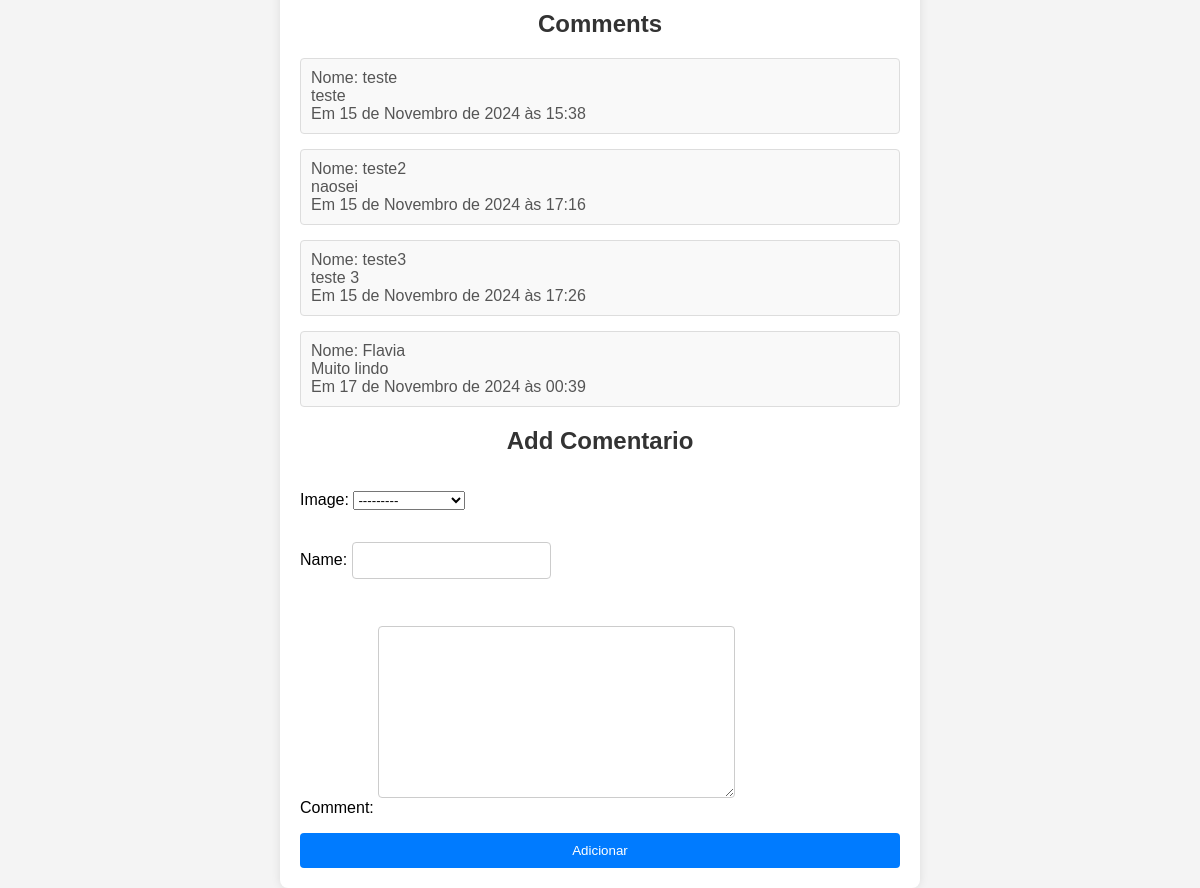
Page /inicio/list/1 on the committed database.
### Galeria/models.py (models this page shows, shortened)
class Comment(models.Model):
    image = models.ForeignKey(Image, related_name='comments' ,on_delete=models.CASCADE)
    name = models.CharField(max_length=255, blank=False)
    comment = models.TextField()
    created_at = models.DateTimeField(auto_now_add=True)

### Galeria/views.py (the view)
# urls.py: path('inicio/list/<int:pk>', image_detail, name='image_detail'),
def image_detail(request, pk):
    image = Image.objects.get(pk=pk)
    comments = image.comments.all()
    new_comment = None
    if request.method == "POST":
        comment_form = CommentForm(request.POST)
        if comment_form.is_valid():
            new_comment = comment_form.save(commit=False)
            new_comment.image = image
            new_comment.save()
            return redirect("image_detail", pk=image.pk )
    else:
        comment_form= CommentForm()
    return render(request, 'Galeria/image_detail.html', {
        "image": image,
        'comments': comments,
        'new_comment': new_comment,
        'comment_form': comment_form
        })

### Galeria/forms.py
class CommentForm(forms.ModelForm):
    class Meta:
        model = Comment
        fields = ('image', 'name' ,'comment')

### Galeria/models.py (called while the page is built)
    def __str__(self):
        return self.title

### Galeria/templates/Galeria/image_detail.html (shortened to what this page needs)
<!DOCTYPE html>
<html lang="en">
<head>
    {% load static %}
    <link rel="stylesheet" type='text/css' href="{% static '../static/comment.css'%}">
</head>
<body>
    <div class='container'>
    <h1>{{image.title}}
    <h2>Comments</h2>
    <ul class='gallery-items'>
        {%for comment in comments%}
        <li>
            <p>Nome: {{comment.name}}</p>
            <p>{{comment.comment}}</p>
            <p>Em {{comment.created_at}}</p>
        </li>
        {% endfor %}
    </ul>
    <h2>Add Comentario</h2>
    <form method='post'>
        {{comment_form.as_p}}
        <button type='submit'>Adicionar</button>
    </form>
</div>
</body>
</html>

### Galeria/static/comment.css (style rules this page uses)
body { font-family: Arial, sans-serif; background-color: #f4f4f4; margin: 0; padding: 0; display: flex; justify-content: center; align-items: center; height: 100vh; }
.container { background: #fff; padding: 20px; border-radius: 8px; box-shadow: 0 0 10px rgba(0,0,0,0.1); width: 50%; max-width: 800px; }
h1, h2 { color: #333; margin-bottom: 20px; text-align: center; }
ul { list-style-type: none; padding: 0; }
ul li { background: #f9f9f9; margin-bottom: 15px; padding: 10px; border: 1px solid #ddd; border-radius: 4px; }
ul li p { margin: 0; color: #555; }
form { display: flex; flex-direction: column; }
form input[type="text"], form textarea { margin-bottom: 15px; padding: 10px; border: 1px solid #ccc; border-radius: 4px; }
form button { padding: 10px; background-color: #007BFF; color: white; border: none; border-radius: 4px; cursor: pointer; }

### rows in the picture
Comment: name "teste", comment "teste", created_at "15 de Novembro de 2024 às 15:38"
Comment: name "teste2", comment "naosei", created_at "15 de Novembro de 2024 às 17:16"
Comment: name "teste3", comment "teste 3", created_at "15 de Novembro de 2024 às 17:26"
Comment: name "Flavia", comment "Muito lindo", created_at "17 de Novembro de 2024 às 00:39"
